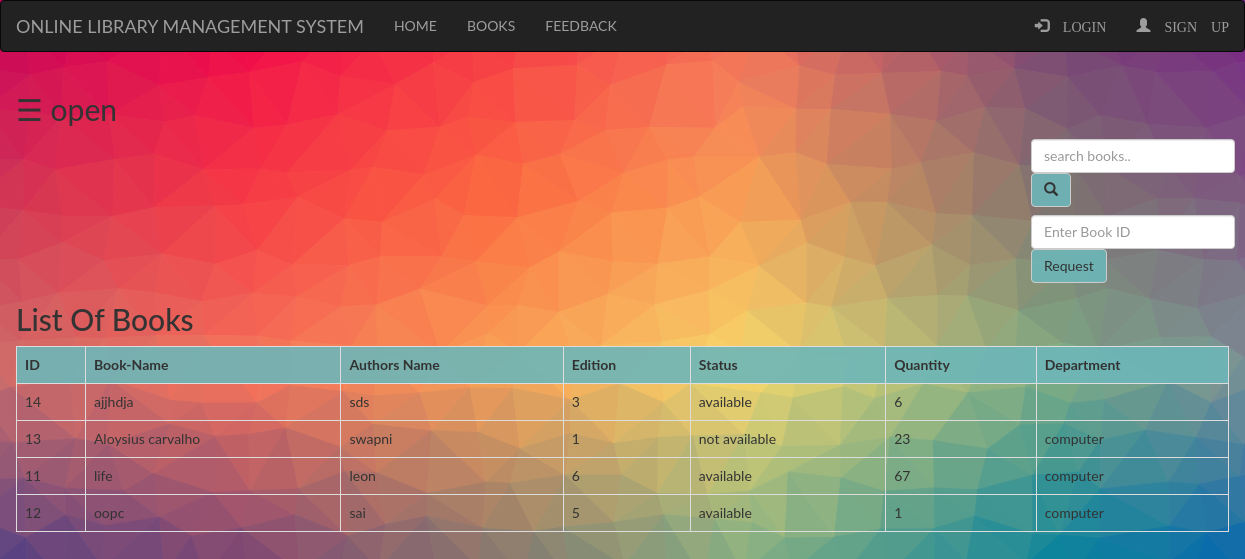
The page /books.php on the database its author committed.
### tables this page shows
CREATE TABLE `books` (
  `bid` int(50) NOT NULL,
  `name` varchar(100) NOT NULL,
  `authors` varchar(100) NOT NULL,
  `edition` int(50) NOT NULL,
  `status` varchar(100) NOT NULL,
  `quantity` int(100) NOT NULL,
  `department` varchar(100) NOT NULL
);

### books.php (the view, shortened to what this page needs)
<?php
  include "connection.php";
  include "navbar.php";
?>
<!DOCTYPE html>
<html>
<head>
</head>
<body>
<div id="main">
  <span style="font-size:30px;cursor:pointer" onclick="openNav()">&#9776; open</span>
	<div class="srch">
		<form class="navbar-form" method="post" name="form1">
				<input class="form-control" type="text" name="search" placeholder="search books.." required="">
				<button style="background-color: #6db6b9e6;" type="submit" name="submit" class="btn btn-default">
					<span class="glyphicon glyphicon-search"></span>
				</button>
		</form>
	</div>
	<div class="srch">
		<form class="navbar-form" method="post" name="form1">
				<input class="form-control" type="text" name="bid" placeholder="Enter Book ID" required="">
				<button style="background-color: #6db6b9e6;" type="submit" name="submit1" class="btn btn-default">Request
				</button>
		</form>
	</div>
	<h2>List Of Books</h2>
	<?php
		if(isset($_POST['submit']))
		{
			$q=mysqli_query($db,"SELECT * from books where name like '%$_POST[search]%' ");
			if(mysqli_num_rows($q)==0)
			{
				echo "Sorry! No book found. Try searching again.";
			}
			else
			{
		echo "<table class='table table-bordered table-hover' >";
			echo "<tr style='background-color: #6db6b9e6;'>";
				echo "<th>"; echo "ID";	echo "</th>";
				echo "<th>"; echo "Book-Name";  echo "</th>";
				echo "<th>"; echo "Authors Name";  echo "</th>";
				echo "<th>"; echo "Edition";  echo "</th>";
				echo "<th>"; echo "Status";  echo "</th>";
				echo "<th>"; echo "Quantity";  echo "</th>";
				echo "<th>"; echo "Department";  echo "</th>";
			echo "</tr>";
			while($row=mysqli_fetch_assoc($q))
			{
				echo "<tr>";
				echo "<td>"; echo $row['bid']; echo "</td>";
				echo "<td>"; echo $row['name']; echo "</td>";
				echo "<td>"; echo $row['authors']; echo "</td>";
				echo "<td>"; echo $row['edition']; echo "</td>";
				echo "<td>"; echo $row['status']; echo "</td>";
				echo "<td>"; echo $row['quantity']; echo "</td>";
				echo "<td>"; echo $row['department']; echo "</td>";
				echo "</tr>";
			}
		echo "</table>";
			}
		}
		else
		{
			$res=mysqli_query($db,"SELECT * FROM `books` ORDER BY `books`.`name` ASC;");
		echo "<table class='table table-bordered table-hover' >";
			echo "<tr style='background-color: #6db6b9e6;'>";
				echo "<th>"; echo "ID";	echo "</th>";
				echo "<th>"; echo "Book-Name";  echo "</th>";
				echo "<th>"; echo "Authors Name";  echo "</th>";
				echo "<th>"; echo "Edition";  echo "</th>";
				echo "<th>"; echo "Status";  echo "</th>";
				echo "<th>"; echo "Quantity";  echo "</th>";
				echo "<th>"; echo "Department";  echo "</th>";
			echo "</tr>";
			while($row=mysqli_fetch_assoc($res))
			{
				echo "<tr>";
				echo "<td>"; echo $row['bid']; echo "</td>";
				echo "<td>"; echo $row['name']; echo "</td>";
				echo "<td>"; echo $row['authors']; echo "</td>";
				echo "<td>"; echo $row['edition']; echo "</td>";
				echo "<td>"; echo $row['status']; echo "</td>";
				echo "<td>"; echo $row['quantity']; echo "</td>";
				echo "<td>"; echo $row['department']; echo "</td>";
				echo "</tr>";
			}
		echo "</table>";
		}
				?>
</div>
</body>
</html>

### Student/navbar.php (shortened to what this page needs)
<!DOCTYPE html>
<html>
<head>
	  <link rel="stylesheet" type="text/css" href="style.css">
  <link rel="stylesheet" href="bootstrap/css/bootstrap.min.css" >
</head>
<body>
	    <nav class="navbar navbar-inverse">
      <div class="container-fluid">
          <div class="navbar-header">
            <a class="navbar-brand active">ONLINE LIBRARY MANAGEMENT SYSTEM</a>
          </div>
          <ul class="nav navbar-nav">
            <li><a href="index.php">HOME</a></li>
            <li><a href="books.php">BOOKS</a></li>
            <li><a href="feedback.php">FEEDBACK</a></li>
          </ul>
          <?php
            if(isset($_SESSION['login_user']))
            {
          ?>
                <ul class="nav navbar-nav">
                  <li><a href="profile.php">PROFILE</a></li>
                  <li><a href="fine.php">FINES</a></li>
                </ul>
                <ul class="nav navbar-nav navbar-right">
                  <li><a href="">
                    <div style="color: white">
                      <?php
                        echo "<img class='img-circle profile_img' height=30 width=30 src='images/".$_SESSION['pic']."'>";
                        echo " ".$_SESSION['login_user'];
                      ?>
                    </div>
                  </a></li>
                  <li><a href="logout.php"><span class="glyphicon glyphicon-log-out"> LOGOUT</span></a></li>
                </ul>
              <?php
            }
            else
            {   ?>
              <ul class="nav navbar-nav navbar-right">
                <li><a href="student_login.php"><span class="glyphicon glyphicon-log-in"> LOGIN</span></a></li>
                <li><a href="registration.php"><span class="glyphicon glyphicon-user"> SIGN UP</span></a></li>
              </ul>
                <?php
            }
          ?>
      </div>
    </nav>
</body>
</html>

### style.css (style rules this page uses)
body { font-family: 'Montserrat', sans-serif; margin: 0; padding:0; background:url(images/library_background.png); background-size: cover; background-position: center; }

### books.php (style rules this page uses)
.srch { padding-left: 1000px; }
body { font-family: "Lato", sans-serif; transition: background-color .5s; }
#main { transition: margin-left .5s; padding: 16px; }

### rows shown on the page
books: bid "14", name "ajjhdja", authors "sds", edition "3", status "available", quantity "6"
books: bid "13", name "Aloysius carvalho", authors "swapni", edition "1", status "not available", quantity "23", department "computer"
books: bid "11", name "life", authors "leon", edition "6", status "available", quantity "67", department "computer"
books: bid "12", name "oopc", authors "sai", edition "5", status "available", quantity "1", department "computer"
